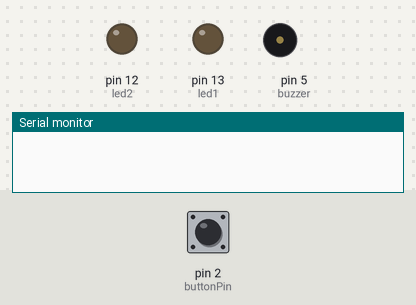
This sketch was run on a simulated Arduino Uno, built with avr-gcc and run on an emulated ATmega328P. Shown: output pins drawn as LEDs (lit = HIGH), buzzer (waves = sounding), the last lines printed to the serial monitor. Dashed ring = blinking. The test bench sets the inputs (shaded band); at power-on: pin 2 (buttonPin) LOW.

Above: at 1.2 s.
1.3 s: pin 2 (buttonPin) pulled HIGH for 3.2 s
At 3.1 s:
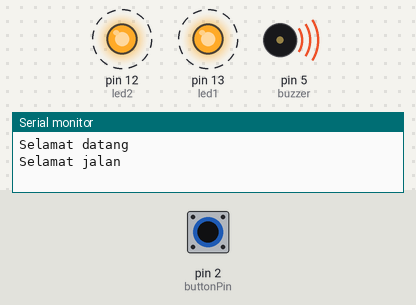
6.0 s: pin 2 (buttonPin) pulled HIGH for 0.15 s
At 6.7 s:
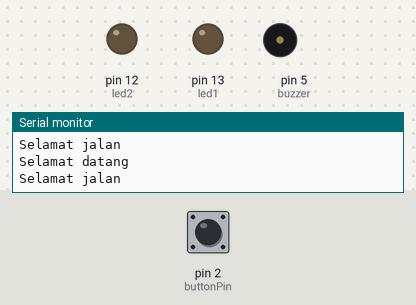
7.6 s: pin 2 (buttonPin) pulled HIGH for 1 s
At 9.9 s:
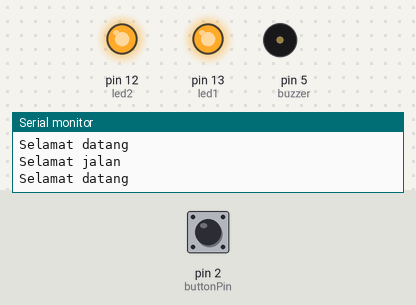
Timing chart, 0 to 11.4 s (numbered marks = the images above; inputs shaded):
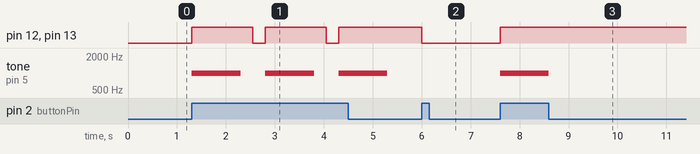

Measured:
- after the input at 1.3 s, pin 12 (led2), pin 13 (led1): alternates HIGH for 1.3 s and LOW for 0.25 s, starting at once; tone on pin 5 (buzzer): alternates 1000 Hz for 1.0 s and silent for 0.50 s, starting at once
- after the input at 6.0 s, pin 12 (led2), pin 13 (led1): HIGH → LOW at once
- after the input at 7.6 s, pin 12 (led2), pin 13 (led1): LOW → HIGH at once; tone on pin 5 (buzzer): silent → 1000 Hz at once, → silent 1.0 s later

The sketch:

Kevin_sourceCode.ino
```cpp
int buttonPin = 2;
int led1 = 13;
int led2 = 12;
int buzzer = 5;


int count = 0;


void setup() {
  pinMode(buttonPin, INPUT);
  pinMode(led1, OUTPUT);
  pinMode(led2, OUTPUT);
  pinMode(buzzer, OUTPUT);
  Serial.begin(9600);
}


void loop() {
  // jika tombol ditekan, menambahkan nomor
  if (digitalRead(buttonPin) == HIGH) {
    count++;

     if (count == 3) {
      count = 1;
    }

    if (count == 1) {
      tone(buzzer, 1000);
      digitalWrite(led1, HIGH);
      digitalWrite(led2, HIGH);
      delay(1000);
      Serial.println("Selamat datang");
      noTone(buzzer);
    } else {
      digitalWrite(led1, LOW);
      digitalWrite(led2, LOW);
      Serial.println("Selamat jalan");
    }
    delay(250);
  }


}
```
